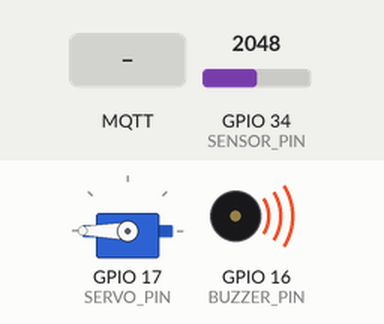
Bench run of a sketch on a simulated ESP32. Parts: servo, buzzer (waves = sounding, pin HIGH). The test bench sets the inputs (shaded band); at power-on: GPIO 34 (SENSOR_PIN) = 2048. WiFi joins after 1.5 s; servers stay silent unless stated; no MQTT or app messages arrive unless stated; what the sketch prints to the serial monitor is not drawn.

Above: at 2.7 s.
2.8 s: GPIO 34 (SENSOR_PIN) set to 1542
5.8 s: GPIO 34 (SENSOR_PIN) set to 1435
At 6.1 s:
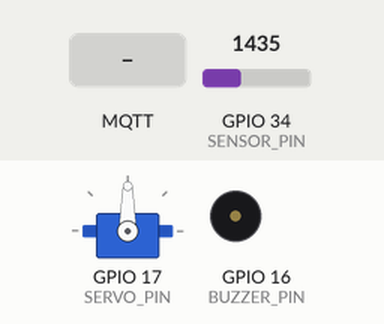
7.3 s: MQTT message "ON" arrives on the second subscribed topic
At 8.5 s:
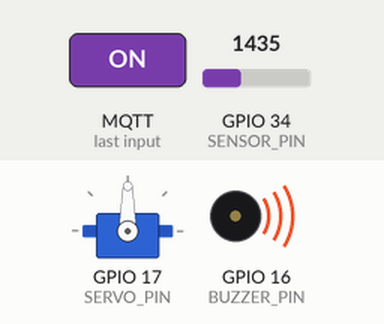
8.8 s: MQTT message "OFF" arrives on the third subscribed topic
At 9.6 s:
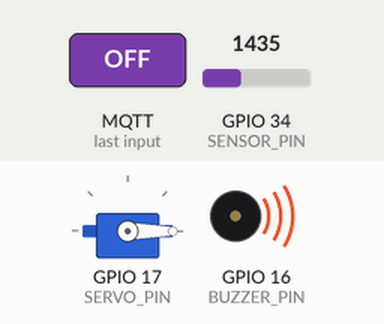
10.3 s: MQTT message "OFF" arrives on the second subscribed topic
At 10.7 s:
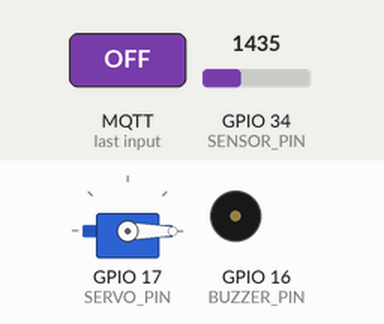
Timing chart, 0 to 12.8 s (numbered marks = the images above; inputs shaded):
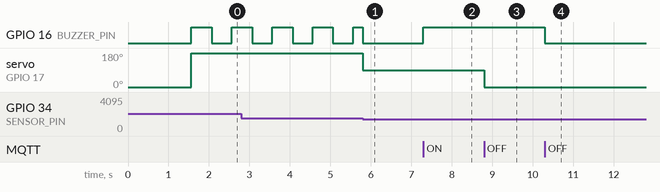

The sketch:

Soilsensor_bendungan.ino
```cpp
#include <WiFi.h>
#include <PubSubClient.h>
#include <ESP32Servo.h>

// --- Konfigurasi WiFi & MQTT ---
const char* ssid = "Kemale";
const char* password = "987654321";
const char* mqtt_server = "broker.emqx.io";

// --- Definisi Pin ---
#define BUZZER_PIN 16
#define SENSOR_PIN 34
#define SERVO_PIN  17

// --- Inisialisasi Objek ---
WiFiClient espClient;
PubSubClient client(espClient);
Servo myServo;

// --- Variabel Global Sistem ---
String modeSistem = "Otomatis";
int nilaiAir = 0;
String statusAir = "Aman";

// Variabel Kontrol Aktuator
int servoDerajat = 0;
bool buzzerMenyala = false;
bool buzzerBerkedip = false;

// --- Variabel Millis (Timer Tanpa Delay) ---
unsigned long previousMillisBlink = 0;
const long intervalBlink = 500;

unsigned long previousMillisPublish = 0;
const long intervalPublish = 2000;

void setup_wifi() {
  delay(10);
  Serial.begin(115200);
  Serial.println();
  Serial.print("Menghubungkan ke ");
  Serial.println(ssid);

  WiFi.begin(ssid, password);
  while (WiFi.status() != WL_CONNECTED) {
    delay(500);
    Serial.print(".");
  }
  Serial.println("\nWiFi Terhubung!");
}

// Fungsi Callback yang Diperbarui
void callback(char* topic, byte* payload, unsigned int length) {
  String message = "";
  for (int i = 0; i < length; i++) {
    message += (char)payload[i];
  }

  Serial.print("Pesan masuk [");
  Serial.print(topic);
  Serial.print("]: ");
  Serial.println(message);

  // 1. Menerima Perintah Mode
  if (String(topic) == "mal/iot/kontrol") {
    if (message == "Otomatis") modeSistem = "Otomatis";
    else if (message == "Manual") modeSistem = "Manual";
  }

  // 2. Menerima Perintah Buzzer Manual (Hanya di mode Manual)
  else if (String(topic) == "mal/iot/kontrol_buzzer") {
    // Paksa pindah ke Manual jika tombol ditekan
    modeSistem = "Manual";

    if (message == "ON") {
      buzzerBerkedip = false;
      buzzerMenyala = true;
    }
    else if (message == "OFF") {
      buzzerBerkedip = false;
      buzzerMenyala = false;
    }
  }

  // 3. Menerima Perintah Servo Manual (Hanya di mode Manual)
  else if (String(topic) == "mal/iot/kontrol_servo") {
    // Paksa pindah ke Manual jika tombol ditekan
    modeSistem = "Manual";

    if (message == "ON") {
      servoDerajat = 180; // Buka penuh
    }
    else if (message == "OFF") {
      servoDerajat = 0;   // Tutup
    }
  }
}

// Fungsi Reconnect yang Diperbarui
void reconnect() {
  while (!client.connected()) {
    Serial.print("Menghubungkan ke MQTT...");
    if (client.connect("ESP32_Mal_Client")) {
      Serial.println("Terhubung");

      // SUBCRIBE KE KETIGA TOPIK KONTROL
      client.subscribe("mal/iot/kontrol");
      client.subscribe("mal/iot/kontrol_buzzer");
      client.subscribe("mal/iot/kontrol_servo");

    } else {
      Serial.print("Gagal, rc=");
      Serial.print(client.state());
      Serial.println(" Coba lagi dalam 5 detik");
      delay(5000);
    }
  }
}

void setup() {
  setup_wifi();
  client.setServer(mqtt_server, 1883);
  client.setCallback(callback);

  pinMode(BUZZER_PIN, OUTPUT);
  myServo.attach(SERVO_PIN);
  myServo.write(servoDerajat);
}

void loop() {
  if (!client.connected()) reconnect();
  client.loop();

  // 1. Baca Sensor Air
  nilaiAir = analogRead(SENSOR_PIN);

  // 2. Penentuan Status
  if (nilaiAir <= 800) {
    statusAir = "Aman";
  } else if (nilaiAir > 800 && nilaiAir <= 1500) {
    statusAir = "Waspada";
  } else if (nilaiAir > 1500) {
    statusAir = "Bahaya";
  }

  // 3. Logika Otomatis
  if (modeSistem == "Otomatis") {
    if (statusAir == "Aman") {
      servoDerajat = 0;
      buzzerBerkedip = false;
      buzzerMenyala = false;
    }
    else if (statusAir == "Waspada") {
      servoDerajat = 90;
      buzzerBerkedip = false;
      buzzerMenyala = false;
    }
    else if (statusAir == "Bahaya") {
      servoDerajat = 180;
      buzzerBerkedip = true;
    }
  }

  // 4. Eksekusi Servo
  myServo.write(servoDerajat);

  // 5. Eksekusi Buzzer
  unsigned long currentMillis = millis();
  if (buzzerBerkedip) {
    if (currentMillis - previousMillisBlink >= intervalBlink) {
      previousMillisBlink = currentMillis;
      buzzerMenyala = !buzzerMenyala;
      digitalWrite(BUZZER_PIN, buzzerMenyala ? HIGH : LOW);
    }
  } else {
    digitalWrite(BUZZER_PIN, buzzerMenyala ? HIGH : LOW);
  }

  // 6. Publish Data
  if (currentMillis - previousMillisPublish >= intervalPublish) {
    previousMillisPublish = currentMillis;

    String teksBuzzer = "Mati";
    if (buzzerBerkedip) teksBuzzer = "Berkedip";
    else if (buzzerMenyala) teksBuzzer = "Menyala";

    client.publish("mal/iot/nilai", String(nilaiAir).c_str());
    client.publish("mal/iot/air", statusAir.c_str());
    client.publish("mal/iot/mode", modeSistem.c_str());
    client.publish("mal/iot/buzzer", teksBuzzer.c_str());
    client.publish("mal/iot/servo", String(servoDerajat).c_str());
    client.publish("mal/iot/koneksi", "Connected");
  }
}
```

Measured:
- the behaviour switches between 1501 and 1500 on GPIO 34 (SENSOR_PIN) (found by bisection; images 0 and 1)
- after the input at 5.8 s, servo on GPIO 17 (SERVO_PIN): 180° → 90° at once
- after the input at 7.3 s, GPIO 16 (BUZZER_PIN): LOW → HIGH at once
- after the input at 8.8 s, servo on GPIO 17 (SERVO_PIN): 90° → 0° at once
- after the input at 10.3 s, GPIO 16 (BUZZER_PIN): HIGH → LOW at once
- by itself, GPIO 16 (BUZZER_PIN): alternates HIGH for 0.50 s and LOW for 0.50 s
